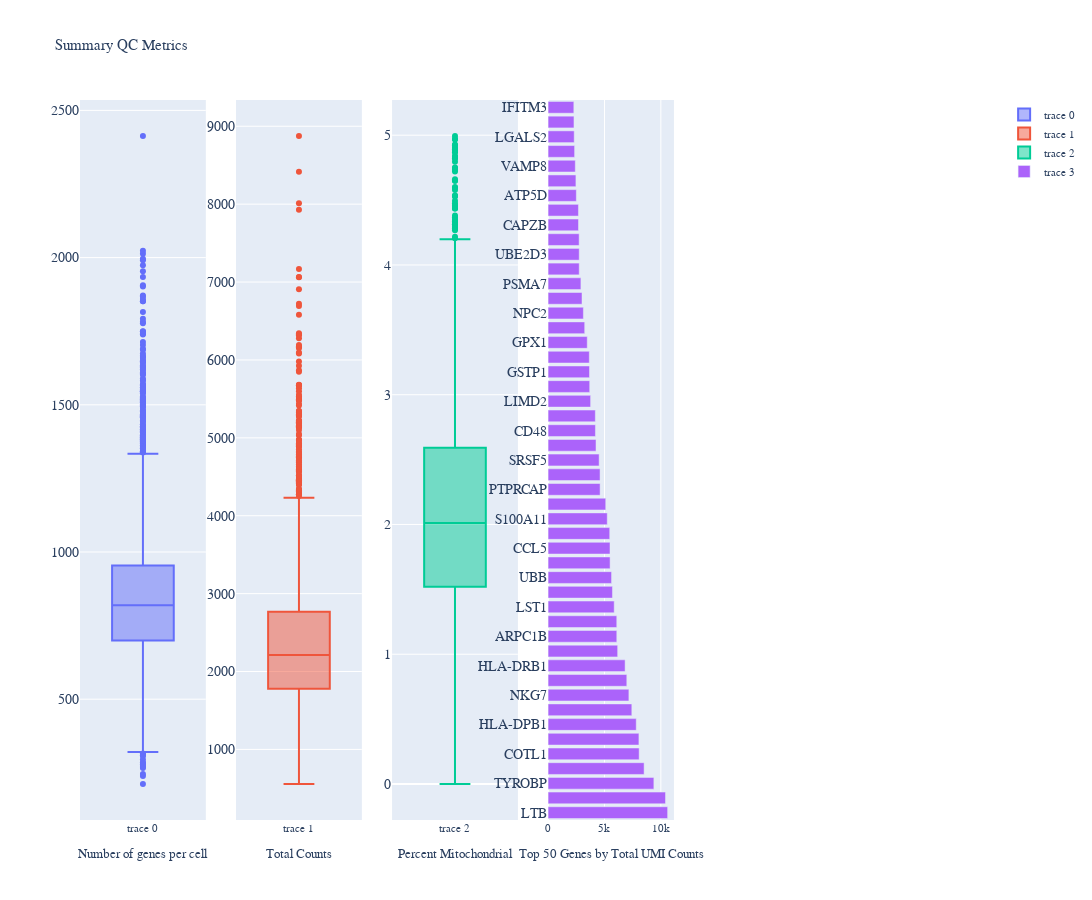

Write notebook code for a chart like this one.
### Code cell
gene_metrics = adata.var.sort_values(by=['total_counts'],ascending=False)[1:100]
gene_metrics['gene'] = gene_metrics.index
gene_metrics_subset = gene_metrics.sort_values(by=['total_counts'], ascending=False)[1:50]



fig = make_subplots(rows=1, cols=6)

fig.add_trace(go.Box(y=adata.obs['n_genes_by_counts']),row=1, col=1)
fig.add_trace(go.Box(y=adata.obs['total_counts']),row=1, col=2)
fig.add_trace(go.Box(y=adata.obs['pct_counts_mt']),row=1, col=3)
fig.add_trace(go.Bar(x=gene_metrics_subset['total_counts'], y=gene_metrics_subset['gene'],orientation='h'),row=1,col=4)

fig.update_layout(yaxis={'categoryorder':'total ascending'}) # add only this line
#fig.add_trace(go.Bar(x=gene_metrics_subset['total_counts'], y=gene_metrics_subset['gene'],orientation='h'),)


fig.update_xaxes(title_text="Number of genes per cell",row=1, col=1)
fig.update_xaxes(title_text="Total Counts", row=1, col=2)
fig.update_xaxes(title_text="Percent Mitochondrial", row=1, col=3)
fig.update_xaxes(title_text="Top 50 Genes by Total UMI Counts", row=1, col=4)


fig.update_layout(height=900, width=2500, title_text="Summary QC Metrics")
#fig.update_traces(boxpoints=False) 
fig.update_yaxes(tickfont_size=14)
fig.update_layout(
    font=dict(
        family="Arial",
        size=11,
    ))
fig.show()

### Figure 1 — Plotly figure (JSON) as saved in the notebook; plotly's stock layout.template omitted (floating-point values rounded to 4 significant figures; data arrays with more than 128 entries replaced by an {"elided": "..."} marker saying what was removed)
{"data": [{"type": "box", "xaxis": "x", "y": {"elided": "2638 int values"}, "yaxis": "y"}, {"type": "box", "xaxis": "x2", "y": {"elided": "2638 int values"}, "yaxis": "y2"}, {"type": "box", "xaxis": "x3", "y": {"elided": "2638 float values"}, "yaxis": "y3"}, {"orientation": "h", "type": "bar", "x": [10602, 10411, 9381, 8515, 8075, 8055, 7817, 7425, 7165, 6980, 6829, 6170, 6092, 6090, 5863, 5708, 5628, 5498, 5491, 5466, 5246, 5112, 4613, 4607, 4526, 4250, 4198, 4189, 3770, 3690, 3672, 3654, 3471, 3246, 3129, 3007, 2910, 2761, 2760, 2753, 2695, 2693, 2504, 2467, 2412, 2351, 2314, 2294, 2282], "xaxis": "x4", "y": ["LTB", "CYBA", "TYROBP", "S100A8", "COTL1", "LGALS1", "HLA-DPB1", "SAT1", "NKG7", "HLA-DPA1", "HLA-DRB1", "CD37", "ARPC1B", "AIF1", "LST1", "IL32", "UBB", "FCER1G", "CCL5", "CTSS", "S100A11", "SRGN", "PTPRCAP", "PSME1", "SRSF5", "GNLY", "CD48", "FCN1", "LIMD2", "RBM3", "GSTP1", "HINT1", "GPX1", "TYMP", "NPC2", "GIMAP7", "PSMA7", "HSP90AA1", "UBE2D3", "PNRC1", "CAPZB", "ATP6V0E1", "ATP5D", "YWHAB", "VAMP8", "SELL", "LGALS2", "GTF3A", "IFITM3"], "yaxis": "y4"}], "layout": {"font": {"family": "Arial", "size": 11}, "height": 900, "title": {"text": "Summary QC Metrics"}, "width": 2500, "xaxis": {"anchor": "y", "autorange": true, "domain": [0, 0.1389], "range": [-0.5, 0.5], "title": {"text": "Number of genes per cell"}, "type": "category"}, "xaxis2": {"anchor": "y2", "autorange": true, "domain": [0.1722, 0.3111], "range": [-0.5, 0.5], "title": {"text": "Total Counts"}, "type": "category"}, "xaxis3": {"anchor": "y3", "autorange": true, "domain": [0.3444, 0.4833], "range": [-0.5, 0.5], "title": {"text": "Percent Mitochondrial"}, "type": "category"}, "xaxis4": {"anchor": "y4", "autorange": true, "domain": [0.5167, 0.6556], "range": [0, 11160], "title": {"text": "Top 50 Genes by Total UMI Counts"}, "type": "linear"}, "xaxis5": {"anchor": "y5", "domain": [0.6889, 0.8278]}, "xaxis6": {"anchor": "y6", "domain": [0.8611, 1]}, "yaxis": {"anchor": "x", "autorange": true, "categoryorder": "total ascending", "domain": [0, 1], "range": [89.72, 2535.0], "tickfont": {"size": 14}, "type": "linear"}, "yaxis2": {"anchor": "x2", "autorange": true, "domain": [0, 1], "range": [93.83, 9337.0], "tickfont": {"size": 14}, "type": "linear"}, "yaxis3": {"anchor": "x3", "autorange": true, "domain": [0, 1], "range": [-0.2774, 5.271], "tickfont": {"size": 14}, "type": "linear"}, "yaxis4": {"anchor": "x4", "autorange": true, "domain": [0, 1], "range": [-0.5, 48.5], "tickfont": {"size": 14}, "type": "category"}, "yaxis5": {"anchor": "x5", "domain": [0, 1], "tickfont": {"size": 14}}, "yaxis6": {"anchor": "x6", "domain": [0, 1], "tickfont": {"size": 14}}}}
